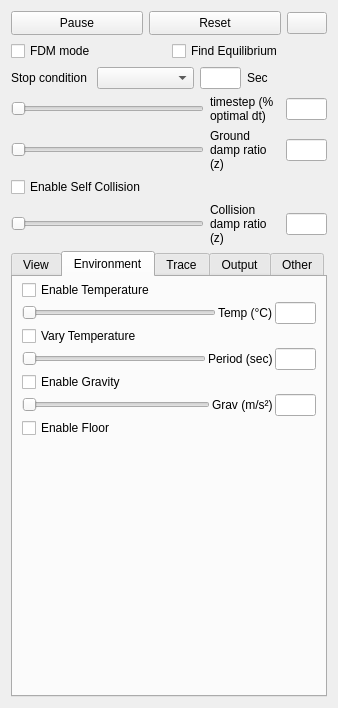
<?xml version="1.0" encoding="UTF-8"?>
<ui version="4.0">
 <class>PhysicsDialog</class>
 <widget class="QWidget" name="PhysicsDialog">
  <property name="geometry">
   <rect>
    <x>0</x>
    <y>0</y>
    <width>338</width>
    <height>708</height>
   </rect>
  </property>
  <property name="windowTitle">
   <string>Form</string>
  </property>
  <layout class="QVBoxLayout" name="verticalLayout_6">
   <item>
    <layout class="QHBoxLayout" name="horizontalLayout_6">
     <item>
      <widget class="QPushButton" name="PauseButton">
       <property name="minimumSize">
        <size>
         <width>0</width>
         <height>24</height>
        </size>
       </property>
       <property name="text">
        <string>Pause</string>
       </property>
      </widget>
     </item>
     <item>
      <widget class="QPushButton" name="ResetButton">
       <property name="minimumSize">
        <size>
         <width>0</width>
         <height>24</height>
        </size>
       </property>
       <property name="text">
        <string>Reset</string>
       </property>
      </widget>
     </item>
     <item>
      <widget class="QPushButton" name="RecordButton">
       <property name="sizePolicy">
        <sizepolicy hsizetype="Fixed" vsizetype="Fixed">
         <horstretch>0</horstretch>
         <verstretch>0</verstretch>
        </sizepolicy>
       </property>
       <property name="text">
        <string/>
       </property>
       <property name="icon">
        <iconset resource="VoxFab.qrc">
         <normaloff>:/Icons/Icons/Record.png</normaloff>:/Icons/Icons/Record.png</iconset>
       </property>
       <property name="checkable">
        <bool>true</bool>
       </property>
      </widget>
     </item>
    </layout>
   </item>
   <item>
    <layout class="QHBoxLayout" name="horizontalLayout_16">
     <item>
      <widget class="QCheckBox" name="UseFDMCheck">
       <property name="text">
        <string>FDM mode</string>
       </property>
      </widget>
     </item>
     <item>
      <widget class="QCheckBox" name="UseEquilibriumCheck">
       <property name="toolTip">
        <string>Accelerates the simulation to find the equilibrium position quickly</string>
       </property>
       <property name="text">
        <string>Find Equilibrium</string>
       </property>
      </widget>
     </item>
    </layout>
   </item>
   <item>
    <layout class="QHBoxLayout" name="horizontalLayout_15">
     <item>
      <widget class="QLabel" name="label_11">
       <property name="sizePolicy">
        <sizepolicy hsizetype="Preferred" vsizetype="Preferred">
         <horstretch>0</horstretch>
         <verstretch>0</verstretch>
        </sizepolicy>
       </property>
       <property name="minimumSize">
        <size>
         <width>0</width>
         <height>0</height>
        </size>
       </property>
       <property name="maximumSize">
        <size>
         <width>80</width>
         <height>16777215</height>
        </size>
       </property>
       <property name="toolTip">
        <string>Percent of optimal timestep to run at. [0-1.0+]
Greater values speed up the simulation, but &gt;1.0
can be unstable.</string>
       </property>
       <property name="text">
        <string>Stop condition</string>
       </property>
       <property name="wordWrap">
        <bool>true</bool>
       </property>
      </widget>
     </item>
     <item>
      <widget class="QComboBox" name="StopSelectCombo">
       <property name="toolTip">
        <string>Sets a condition for auto-stopping the simulation</string>
       </property>
      </widget>
     </item>
     <item>
      <widget class="QLineEdit" name="StopValueEdit">
       <property name="enabled">
        <bool>true</bool>
       </property>
       <property name="sizePolicy">
        <sizepolicy hsizetype="Fixed" vsizetype="Fixed">
         <horstretch>0</horstretch>
         <verstretch>0</verstretch>
        </sizepolicy>
       </property>
       <property name="minimumSize">
        <size>
         <width>41</width>
         <height>0</height>
        </size>
       </property>
       <property name="maximumSize">
        <size>
         <width>41</width>
         <height>16777215</height>
        </size>
       </property>
       <property name="acceptDrops">
        <bool>false</bool>
       </property>
       <property name="toolTip">
        <string>The value of selected auto-stopping condition to trigger a stop.</string>
       </property>
      </widget>
     </item>
     <item>
      <widget class="QLabel" name="StopValueLabel">
       <property name="sizePolicy">
        <sizepolicy hsizetype="Preferred" vsizetype="Preferred">
         <horstretch>0</horstretch>
         <verstretch>0</verstretch>
        </sizepolicy>
       </property>
       <property name="minimumSize">
        <size>
         <width>0</width>
         <height>0</height>
        </size>
       </property>
       <property name="maximumSize">
        <size>
         <width>80</width>
         <height>16777215</height>
        </size>
       </property>
       <property name="toolTip">
        <string>Percent of optimal timestep to run at. [0-1.0+]
Greater values speed up the simulation, but &gt;1.0
can be unstable.</string>
       </property>
       <property name="text">
        <string>Sec</string>
       </property>
       <property name="wordWrap">
        <bool>true</bool>
       </property>
      </widget>
     </item>
    </layout>
   </item>
   <item>
    <layout class="QHBoxLayout" name="horizontalLayout_3">
     <item>
      <widget class="QSlider" name="dtSlider">
       <property name="sizePolicy">
        <sizepolicy hsizetype="Expanding" vsizetype="Fixed">
         <horstretch>0</horstretch>
         <verstretch>0</verstretch>
        </sizepolicy>
       </property>
       <property name="minimumSize">
        <size>
         <width>120</width>
         <height>0</height>
        </size>
       </property>
       <property name="toolTip">
        <string>Percent of optimal timestep to run at. [0-1.0+]
Greater values speed up the simulation, but &gt;1.0
can be unstable.</string>
       </property>
       <property name="maximum">
        <number>100</number>
       </property>
       <property name="singleStep">
        <number>1</number>
       </property>
       <property name="orientation">
        <enum>Qt::Horizontal</enum>
       </property>
      </widget>
     </item>
     <item>
      <widget class="QLabel" name="label">
       <property name="sizePolicy">
        <sizepolicy hsizetype="Preferred" vsizetype="Preferred">
         <horstretch>0</horstretch>
         <verstretch>0</verstretch>
        </sizepolicy>
       </property>
       <property name="minimumSize">
        <size>
         <width>70</width>
         <height>0</height>
        </size>
       </property>
       <property name="maximumSize">
        <size>
         <width>80</width>
         <height>16777215</height>
        </size>
       </property>
       <property name="toolTip">
        <string>Percent of optimal timestep to run at. [0-1.0+]
Greater values speed up the simulation, but &gt;1.0
can be unstable.</string>
       </property>
       <property name="text">
        <string>timestep (%  optimal dt)</string>
       </property>
       <property name="wordWrap">
        <bool>true</bool>
       </property>
      </widget>
     </item>
     <item>
      <widget class="QLineEdit" name="dtEdit">
       <property name="enabled">
        <bool>true</bool>
       </property>
       <property name="sizePolicy">
        <sizepolicy hsizetype="Fixed" vsizetype="Fixed">
         <horstretch>0</horstretch>
         <verstretch>0</verstretch>
        </sizepolicy>
       </property>
       <property name="minimumSize">
        <size>
         <width>41</width>
         <height>0</height>
        </size>
       </property>
       <property name="maximumSize">
        <size>
         <width>41</width>
         <height>16777215</height>
        </size>
       </property>
       <property name="acceptDrops">
        <bool>false</bool>
       </property>
       <property name="toolTip">
        <string>Percent of optimal timestep to run at. [0-1.0+]
Greater values speed up the simulation, but &gt;1.0
can be unstable.</string>
       </property>
      </widget>
     </item>
    </layout>
   </item>
   <item>
    <layout class="QHBoxLayout" name="horizontalLayout_9">
     <item>
      <widget class="QSlider" name="GNDDampSlider">
       <property name="sizePolicy">
        <sizepolicy hsizetype="Expanding" vsizetype="Fixed">
         <horstretch>0</horstretch>
         <verstretch>0</verstretch>
        </sizepolicy>
       </property>
       <property name="minimumSize">
        <size>
         <width>120</width>
         <height>0</height>
        </size>
       </property>
       <property name="toolTip">
        <string>Damping ratio relative to ground [0-0.1+].
0 represents a vacuum, larger values
represent a more viscous fluid environment.</string>
       </property>
       <property name="maximum">
        <number>100</number>
       </property>
       <property name="singleStep">
        <number>1</number>
       </property>
       <property name="orientation">
        <enum>Qt::Horizontal</enum>
       </property>
      </widget>
     </item>
     <item>
      <widget class="QLabel" name="label_9">
       <property name="minimumSize">
        <size>
         <width>70</width>
         <height>0</height>
        </size>
       </property>
       <property name="maximumSize">
        <size>
         <width>80</width>
         <height>16777215</height>
        </size>
       </property>
       <property name="toolTip">
        <string>Damping ratio relative to ground [0-0.1+].
0 represents a vacuum, larger values
represent a more viscous fluid environment.</string>
       </property>
       <property name="text">
        <string>Ground damp ratio (z)</string>
       </property>
       <property name="wordWrap">
        <bool>true</bool>
       </property>
       <property name="indent">
        <number>-2</number>
       </property>
      </widget>
     </item>
     <item>
      <widget class="QLineEdit" name="GNDDampEdit">
       <property name="enabled">
        <bool>true</bool>
       </property>
       <property name="sizePolicy">
        <sizepolicy hsizetype="Fixed" vsizetype="Fixed">
         <horstretch>0</horstretch>
         <verstretch>0</verstretch>
        </sizepolicy>
       </property>
       <property name="minimumSize">
        <size>
         <width>41</width>
         <height>0</height>
        </size>
       </property>
       <property name="maximumSize">
        <size>
         <width>41</width>
         <height>16777215</height>
        </size>
       </property>
       <property name="toolTip">
        <string>Damping ratio relative to ground [0-0.1+].
0 represents a vacuum, larger values
represent a more viscous fluid environment.</string>
       </property>
      </widget>
     </item>
    </layout>
   </item>
   <item>
    <widget class="QCheckBox" name="UseSelfColCheck">
     <property name="toolTip">
      <string>Prevents self penetration when enabled.</string>
     </property>
     <property name="text">
      <string>Enable Self Collision</string>
     </property>
    </widget>
   </item>
   <item>
    <layout class="QHBoxLayout" name="horizontalLayout_7">
     <item>
      <widget class="QSlider" name="ColDampSlider">
       <property name="sizePolicy">
        <sizepolicy hsizetype="Expanding" vsizetype="Fixed">
         <horstretch>0</horstretch>
         <verstretch>0</verstretch>
        </sizepolicy>
       </property>
       <property name="minimumSize">
        <size>
         <width>120</width>
         <height>0</height>
        </size>
       </property>
       <property name="toolTip">
        <string>Damping ratio of collisions [0-2+].
Low values make elastic (bouncy) collisions, higher values
make inelastic (dead) collisions. 1.0 is critically damped.</string>
       </property>
       <property name="maximum">
        <number>100</number>
       </property>
       <property name="singleStep">
        <number>1</number>
       </property>
       <property name="orientation">
        <enum>Qt::Horizontal</enum>
       </property>
      </widget>
     </item>
     <item>
      <widget class="QLabel" name="label_7">
       <property name="minimumSize">
        <size>
         <width>70</width>
         <height>0</height>
        </size>
       </property>
       <property name="maximumSize">
        <size>
         <width>70</width>
         <height>16777215</height>
        </size>
       </property>
       <property name="toolTip">
        <string>Damping ratio of collisions [0-2+].
Low values make elastic (bouncy) collisions, higher values
make inelastic (dead) collisions. 1.0 is critically damped.</string>
       </property>
       <property name="text">
        <string>Collision damp ratio (z)</string>
       </property>
       <property name="wordWrap">
        <bool>true</bool>
       </property>
       <property name="indent">
        <number>-2</number>
       </property>
      </widget>
     </item>
     <item>
      <widget class="QLineEdit" name="ColDampEdit">
       <property name="enabled">
        <bool>true</bool>
       </property>
       <property name="sizePolicy">
        <sizepolicy hsizetype="Fixed" vsizetype="Fixed">
         <horstretch>0</horstretch>
         <verstretch>0</verstretch>
        </sizepolicy>
       </property>
       <property name="minimumSize">
        <size>
         <width>41</width>
         <height>0</height>
        </size>
       </property>
       <property name="maximumSize">
        <size>
         <width>41</width>
         <height>16777215</height>
        </size>
       </property>
       <property name="toolTip">
        <string>Damping ratio of collisions [0-2+].
Low values make elastic (bouncy) collisions, higher values
make inelastic (dead) collisions. 1.0 is critically damped.</string>
       </property>
      </widget>
     </item>
    </layout>
   </item>
   <item>
    <widget class="QTabWidget" name="PhysTabWidget">
     <property name="toolTip">
      <string>Options</string>
     </property>
     <property name="tabPosition">
      <enum>QTabWidget::North</enum>
     </property>
     <property name="currentIndex">
      <number>1</number>
     </property>
     <widget class="QWidget" name="View">
      <attribute name="title">
       <string>View</string>
      </attribute>
      <layout class="QVBoxLayout" name="verticalLayout_11">
       <property name="spacing">
        <number>2</number>
       </property>
       <property name="topMargin">
        <number>3</number>
       </property>
       <property name="bottomMargin">
        <number>3</number>
       </property>
       <item>
        <widget class="QGroupBox" name="DisplayBox">
         <property name="title">
          <string>Display</string>
         </property>
         <layout class="QHBoxLayout" name="horizontalLayout_12">
          <property name="spacing">
           <number>2</number>
          </property>
          <property name="topMargin">
           <number>3</number>
          </property>
          <property name="bottomMargin">
           <number>3</number>
          </property>
          <item>
           <widget class="QRadioButton" name="DispDisableRadio">
            <property name="text">
             <string>Disable</string>
            </property>
           </widget>
          </item>
          <item>
           <widget class="QRadioButton" name="DispVoxelsRadio">
            <property name="text">
             <string>Voxels</string>
            </property>
           </widget>
          </item>
          <item>
           <widget class="QRadioButton" name="DispConnRadio">
            <property name="text">
             <string>Connections</string>
            </property>
           </widget>
          </item>
         </layout>
        </widget>
       </item>
       <item>
        <widget class="QGroupBox" name="ViewOptionsGroup">
         <property name="title">
          <string>View Options</string>
         </property>
         <layout class="QHBoxLayout" name="horizontalLayout_14">
          <property name="spacing">
           <number>2</number>
          </property>
          <property name="topMargin">
           <number>3</number>
          </property>
          <property name="bottomMargin">
           <number>3</number>
          </property>
          <item>
           <layout class="QVBoxLayout" name="verticalLayout_9">
            <item>
             <widget class="QRadioButton" name="ViewDiscreteRadio">
              <property name="text">
               <string>Discrete</string>
              </property>
             </widget>
            </item>
            <item>
             <widget class="QRadioButton" name="ViewDeformedRadio">
              <property name="text">
               <string>Deformed</string>
              </property>
             </widget>
            </item>
            <item>
             <widget class="QRadioButton" name="ViewSmoothRadio">
              <property name="text">
               <string>Smooth</string>
              </property>
             </widget>
            </item>
           </layout>
          </item>
          <item>
           <layout class="QVBoxLayout" name="verticalLayout_7">
            <item>
             <widget class="QCheckBox" name="ForcesCheck">
              <property name="toolTip">
               <string>Internal forces (currently disabled)</string>
              </property>
              <property name="text">
               <string>Forces</string>
              </property>
             </widget>
            </item>
            <item>
             <widget class="QCheckBox" name="LocalCoordCheck">
              <property name="toolTip">
               <string>Origin and axes of each voxel.</string>
              </property>
              <property name="text">
               <string>Local Coords</string>
              </property>
             </widget>
            </item>
           </layout>
          </item>
         </layout>
        </widget>
       </item>
       <item>
        <widget class="QGroupBox" name="ColorGroup">
         <property name="title">
          <string>Color</string>
         </property>
         <layout class="QHBoxLayout" name="horizontalLayout_11">
          <property name="spacing">
           <number>2</number>
          </property>
          <property name="topMargin">
           <number>3</number>
          </property>
          <property name="bottomMargin">
           <number>3</number>
          </property>
          <item>
           <layout class="QVBoxLayout" name="verticalLayout_10">
            <item>
             <widget class="QRadioButton" name="TypeRadio">
              <property name="toolTip">
               <string>Material color</string>
              </property>
              <property name="text">
               <string>Type</string>
              </property>
             </widget>
            </item>
            <item>
             <widget class="QRadioButton" name="KineticERadio">
              <property name="toolTip">
               <string>Internal material strain</string>
              </property>
              <property name="text">
               <string>Kinetic Energy</string>
              </property>
             </widget>
            </item>
            <item>
             <widget class="QRadioButton" name="DisplacementRadio">
              <property name="toolTip">
               <string>Distance from starting point of each voxel</string>
              </property>
              <property name="text">
               <string>Displacement</string>
              </property>
             </widget>
            </item>
            <item>
             <widget class="QRadioButton" name="StateRadio">
              <property name="toolTip">
               <string>White is unyielded, yellow is yielded, red is broken.</string>
              </property>
              <property name="text">
               <string>State</string>
              </property>
             </widget>
            </item>
           </layout>
          </item>
          <item>
           <layout class="QVBoxLayout" name="verticalLayout_8">
            <property name="spacing">
             <number>1</number>
            </property>
            <item>
             <widget class="QRadioButton" name="StrainERadio">
              <property name="toolTip">
               <string>Internal material strain</string>
              </property>
              <property name="text">
               <string>Strain Energy</string>
              </property>
             </widget>
            </item>
            <item>
             <widget class="QRadioButton" name="StressRadio">
              <property name="toolTip">
               <string>Internal material stress</string>
              </property>
              <property name="text">
               <string>Engineering
Stress</string>
              </property>
             </widget>
            </item>
            <item>
             <widget class="QRadioButton" name="StrainRadio">
              <property name="toolTip">
               <string>Internal material strain</string>
              </property>
              <property name="text">
               <string>Engineering
Strain</string>
              </property>
             </widget>
            </item>
            <item>
             <widget class="QRadioButton" name="PressureRadio">
              <property name="text">
               <string>Pressure</string>
              </property>
             </widget>
            </item>
           </layout>
          </item>
         </layout>
        </widget>
       </item>
       <item>
        <widget class="QCheckBox" name="CoMCheck">
         <property name="text">
          <string>Lock view to center of mass</string>
         </property>
        </widget>
       </item>
       <item>
        <spacer name="verticalSpacer_2">
         <property name="orientation">
          <enum>Qt::Vertical</enum>
         </property>
         <property name="sizeHint" stdset="0">
          <size>
           <width>20</width>
           <height>40</height>
          </size>
         </property>
        </spacer>
       </item>
      </layout>
     </widget>
     <widget class="QWidget" name="Environment">
      <attribute name="title">
       <string>Environment</string>
      </attribute>
      <layout class="QVBoxLayout" name="verticalLayout_5">
       <property name="spacing">
        <number>2</number>
       </property>
       <property name="topMargin">
        <number>3</number>
       </property>
       <property name="bottomMargin">
        <number>3</number>
       </property>
       <item>
        <widget class="QCheckBox" name="UseTempCheck">
         <property name="toolTip">
          <string>Enables temperature changes.
Affects the size of each voxel according to its CTE.</string>
         </property>
         <property name="text">
          <string>Enable Temperature</string>
         </property>
        </widget>
       </item>
       <item>
        <layout class="QHBoxLayout" name="horizontalLayout_4">
         <item>
          <widget class="QSlider" name="TempSlider">
           <property name="toolTip">
            <string>Current environment temperature.
Base (no expansion) is 25°.</string>
           </property>
           <property name="maximum">
            <number>100</number>
           </property>
           <property name="singleStep">
            <number>1</number>
           </property>
           <property name="orientation">
            <enum>Qt::Horizontal</enum>
           </property>
          </widget>
         </item>
         <item>
          <widget class="QLabel" name="label_5">
           <property name="text">
            <string>Temp (°C)</string>
           </property>
          </widget>
         </item>
         <item>
          <widget class="QLineEdit" name="TempEdit">
           <property name="enabled">
            <bool>true</bool>
           </property>
           <property name="sizePolicy">
            <sizepolicy hsizetype="Fixed" vsizetype="Fixed">
             <horstretch>0</horstretch>
             <verstretch>0</verstretch>
            </sizepolicy>
           </property>
           <property name="minimumSize">
            <size>
             <width>41</width>
             <height>0</height>
            </size>
           </property>
           <property name="maximumSize">
            <size>
             <width>41</width>
             <height>16777215</height>
            </size>
           </property>
          </widget>
         </item>
        </layout>
       </item>
       <item>
        <widget class="QCheckBox" name="VaryTempCheck">
         <property name="toolTip">
          <string>Periodically varies the environment temperature when enabled.</string>
         </property>
         <property name="text">
          <string>Vary Temperature</string>
         </property>
        </widget>
       </item>
       <item>
        <layout class="QHBoxLayout" name="horizontalLayout_8">
         <item>
          <widget class="QSlider" name="TempPerSlider">
           <property name="toolTip">
            <string>Period of temperature variation in environment.</string>
           </property>
           <property name="maximum">
            <number>100</number>
           </property>
           <property name="singleStep">
            <number>1</number>
           </property>
           <property name="orientation">
            <enum>Qt::Horizontal</enum>
           </property>
          </widget>
         </item>
         <item>
          <widget class="QLabel" name="label_8">
           <property name="text">
            <string>Period (sec)</string>
           </property>
          </widget>
         </item>
         <item>
          <widget class="QLineEdit" name="TempPerEdit">
           <property name="enabled">
            <bool>true</bool>
           </property>
           <property name="sizePolicy">
            <sizepolicy hsizetype="Fixed" vsizetype="Fixed">
             <horstretch>0</horstretch>
             <verstretch>0</verstretch>
            </sizepolicy>
           </property>
           <property name="minimumSize">
            <size>
             <width>41</width>
             <height>0</height>
            </size>
           </property>
           <property name="maximumSize">
            <size>
             <width>41</width>
             <height>16777215</height>
            </size>
           </property>
          </widget>
         </item>
        </layout>
       </item>
       <item>
        <widget class="QCheckBox" name="UseGravCheck">
         <property name="toolTip">
          <string>Enables gravitational acceleration.</string>
         </property>
         <property name="text">
          <string>Enable Gravity</string>
         </property>
        </widget>
       </item>
       <item>
        <layout class="QHBoxLayout" name="horizontalLayout_5">
         <item>
          <widget class="QSlider" name="GravSlider">
           <property name="toolTip">
            <string>Gravitational acceleration (9.81 for earth).</string>
           </property>
           <property name="maximum">
            <number>500</number>
           </property>
           <property name="singleStep">
            <number>1</number>
           </property>
           <property name="orientation">
            <enum>Qt::Horizontal</enum>
           </property>
          </widget>
         </item>
         <item>
          <widget class="QLabel" name="label_6">
           <property name="text">
            <string>Grav (m/s²)</string>
           </property>
          </widget>
         </item>
         <item>
          <widget class="QLineEdit" name="GravEdit">
           <property name="enabled">
            <bool>true</bool>
           </property>
           <property name="sizePolicy">
            <sizepolicy hsizetype="Fixed" vsizetype="Fixed">
             <horstretch>0</horstretch>
             <verstretch>0</verstretch>
            </sizepolicy>
           </property>
           <property name="minimumSize">
            <size>
             <width>41</width>
             <height>0</height>
            </size>
           </property>
           <property name="maximumSize">
            <size>
             <width>41</width>
             <height>16777215</height>
            </size>
           </property>
          </widget>
         </item>
        </layout>
       </item>
       <item>
        <widget class="QCheckBox" name="UseFloorCheck">
         <property name="toolTip">
          <string>Enables a flat floor.</string>
         </property>
         <property name="text">
          <string>Enable Floor</string>
         </property>
        </widget>
       </item>
       <item>
        <spacer name="verticalSpacer">
         <property name="orientation">
          <enum>Qt::Vertical</enum>
         </property>
         <property name="sizeHint" stdset="0">
          <size>
           <width>20</width>
           <height>191</height>
          </size>
         </property>
        </spacer>
       </item>
      </layout>
     </widget>
     <widget class="QWidget" name="Trace">
      <attribute name="title">
       <string>Trace</string>
      </attribute>
      <layout class="QVBoxLayout" name="verticalLayout_3">
       <item>
        <layout class="QHBoxLayout" name="horizontalLayout_2">
         <item>
          <layout class="QVBoxLayout" name="verticalLayout_2">
           <item>
            <widget class="QComboBox" name="VariableCombo"/>
           </item>
           <item>
            <widget class="QLabel" name="label_2">
             <property name="text">
              <string>Plot Variable</string>
             </property>
            </widget>
           </item>
          </layout>
         </item>
         <item>
          <layout class="QVBoxLayout" name="verticalLayout">
           <item>
            <widget class="QComboBox" name="DirectionCombo"/>
           </item>
           <item>
            <widget class="QLabel" name="label_3">
             <property name="text">
              <string>Plot Direction</string>
             </property>
            </widget>
           </item>
          </layout>
         </item>
        </layout>
       </item>
       <item>
        <layout class="QHBoxLayout" name="horizontalLayout_10">
         <item>
          <spacer name="horizontalSpacer">
           <property name="orientation">
            <enum>Qt::Horizontal</enum>
           </property>
           <property name="sizeHint" stdset="0">
            <size>
             <width>40</width>
             <height>20</height>
            </size>
           </property>
          </spacer>
         </item>
         <item>
          <widget class="QCheckBox" name="LogEachCheck">
           <property name="text">
            <string>Log Every</string>
           </property>
          </widget>
         </item>
         <item>
          <widget class="QPushButton" name="SaveDataButton">
           <property name="text">
            <string>Save Data</string>
           </property>
          </widget>
         </item>
        </layout>
       </item>
      </layout>
     </widget>
     <widget class="QWidget" name="Output">
      <attribute name="title">
       <string>Output</string>
      </attribute>
      <layout class="QVBoxLayout" name="verticalLayout_4">
       <item>
        <widget class="QTextEdit" name="OutText"/>
       </item>
      </layout>
     </widget>
     <widget class="QWidget" name="Other">
      <attribute name="title">
       <string>Other</string>
      </attribute>
      <layout class="QVBoxLayout" name="verticalLayout_12">
       <property name="spacing">
        <number>1</number>
       </property>
       <property name="leftMargin">
        <number>6</number>
       </property>
       <property name="topMargin">
        <number>3</number>
       </property>
       <property name="rightMargin">
        <number>6</number>
       </property>
       <property name="bottomMargin">
        <number>3</number>
       </property>
       <item>
        <layout class="QHBoxLayout" name="horizontalLayout">
         <item>
          <widget class="QSlider" name="BondDampSlider">
           <property name="sizePolicy">
            <sizepolicy hsizetype="Expanding" vsizetype="Fixed">
             <horstretch>0</horstretch>
             <verstretch>0</verstretch>
            </sizepolicy>
           </property>
           <property name="minimumSize">
            <size>
             <width>80</width>
             <height>0</height>
            </size>
           </property>
           <property name="toolTip">
            <string>Bulk material damping. [0-1.0]
Small values are more jiggly. 0.0 represents no damping
and is unstable, 1.0 is critical damping.</string>
           </property>
           <property name="maximum">
            <number>100</number>
           </property>
           <property name="singleStep">
            <number>1</number>
           </property>
           <property name="orientation">
            <enum>Qt::Horizontal</enum>
           </property>
          </widget>
         </item>
         <item>
          <widget class="QLabel" name="label_4">
           <property name="minimumSize">
            <size>
             <width>50</width>
             <height>0</height>
            </size>
           </property>
           <property name="maximumSize">
            <size>
             <width>50</width>
             <height>16777215</height>
            </size>
           </property>
           <property name="toolTip">
            <string>Bulk material damping. [0-1.0]
Small values are more jiggly. 0.0 represents no damping
and is unstable, 1.0 is critical damping.</string>
           </property>
           <property name="text">
            <string>Bulk damp ratio (z)</string>
           </property>
           <property name="wordWrap">
            <bool>true</bool>
           </property>
           <property name="indent">
            <number>-2</number>
           </property>
          </widget>
         </item>
         <item>
          <widget class="QLineEdit" name="BondDampEdit">
           <property name="enabled">
            <bool>true</bool>
           </property>
           <property name="sizePolicy">
            <sizepolicy hsizetype="Fixed" vsizetype="Fixed">
             <horstretch>0</horstretch>
             <verstretch>0</verstretch>
            </sizepolicy>
           </property>
           <property name="minimumSize">
            <size>
             <width>41</width>
             <height>0</height>
            </size>
           </property>
           <property name="maximumSize">
            <size>
             <width>41</width>
             <height>16777215</height>
            </size>
           </property>
           <property name="toolTip">
            <string>Bulk material damping. [0-1.0]
Small values are more jiggly. 0.0 represents no damping
and is unstable, 1.0 is critical damping.</string>
           </property>
          </widget>
         </item>
        </layout>
       </item>
       <item>
        <widget class="QCheckBox" name="UseMaxVelLimitCheck">
         <property name="toolTip">
          <string>Enforces a maximum velocity when enabled (rarely used).
Useful for highly unstable scenarios.</string>
         </property>
         <property name="text">
          <string>Enable Velocity Limit</string>
         </property>
        </widget>
       </item>
       <item>
        <layout class="QHBoxLayout" name="horizontalLayout_13">
         <item>
          <widget class="QSlider" name="MaxVelLimitSlider">
           <property name="sizePolicy">
            <sizepolicy hsizetype="Expanding" vsizetype="Fixed">
             <horstretch>0</horstretch>
             <verstretch>0</verstretch>
            </sizepolicy>
           </property>
           <property name="minimumSize">
            <size>
             <width>120</width>
             <height>0</height>
            </size>
           </property>
           <property name="toolTip">
            <string>Maximum voxel velocity.</string>
           </property>
           <property name="maximum">
            <number>100</number>
           </property>
           <property name="singleStep">
            <number>1</number>
           </property>
           <property name="orientation">
            <enum>Qt::Horizontal</enum>
           </property>
          </widget>
         </item>
         <item>
          <widget class="QLabel" name="label_10">
           <property name="minimumSize">
            <size>
             <width>70</width>
             <height>0</height>
            </size>
           </property>
           <property name="maximumSize">
            <size>
             <width>70</width>
             <height>16777215</height>
            </size>
           </property>
           <property name="text">
            <string>Maximum Voxel Velocity</string>
           </property>
           <property name="wordWrap">
            <bool>true</bool>
           </property>
           <property name="indent">
            <number>-2</number>
           </property>
          </widget>
         </item>
        </layout>
       </item>
       <item>
        <widget class="QCheckBox" name="UseVolumeEffectsCheck">
         <property name="text">
          <string>Enable Volume Effects</string>
         </property>
        </widget>
       </item>
       <item>
        <spacer name="verticalSpacer_3">
         <property name="orientation">
          <enum>Qt::Vertical</enum>
         </property>
         <property name="sizeHint" stdset="0">
          <size>
           <width>20</width>
           <height>363</height>
          </size>
         </property>
        </spacer>
       </item>
      </layout>
     </widget>
    </widget>
   </item>
  </layout>
 </widget>
 <resources>
  <include location="VoxFab.qrc"/>
 </resources>
 <connections/>
</ui>
